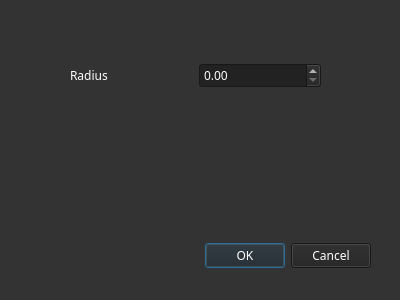
<?xml version="1.0" encoding="UTF-8"?>
<ui version="4.0">
 <class>Dialog2</class>
 <widget class="QDialog" name="Dialog2">
  <property name="geometry">
   <rect>
    <x>0</x>
    <y>0</y>
    <width>400</width>
    <height>300</height>
   </rect>
  </property>
  <property name="windowTitle">
   <string>Dialog</string>
  </property>
  <property name="styleSheet">
   <string notr="true">background: rgb(51, 51,51);
color: rgb(255, 255, 255);

font-family: century gothic;</string>
  </property>
  <widget class="QDialogButtonBox" name="buttonBox">
   <property name="geometry">
    <rect>
     <x>30</x>
     <y>240</y>
     <width>341</width>
     <height>32</height>
    </rect>
   </property>
   <property name="styleSheet">
    <string notr="true">background-color: rgb(34, 34, 34);</string>
   </property>
   <property name="orientation">
    <enum>Qt::Horizontal</enum>
   </property>
   <property name="standardButtons">
    <set>QDialogButtonBox::Cancel|QDialogButtonBox::Ok</set>
   </property>
  </widget>
  <widget class="QWidget" name="">
   <property name="geometry">
    <rect>
     <x>70</x>
     <y>60</y>
     <width>251</width>
     <height>31</height>
    </rect>
   </property>
   <layout class="QHBoxLayout" name="horizontalLayout">
    <item>
     <widget class="QLabel" name="label">
      <property name="text">
       <string>Radius</string>
      </property>
     </widget>
    </item>
    <item>
     <widget class="QDoubleSpinBox" name="radiusBox">
      <property name="styleSheet">
       <string notr="true">background-color: rgb(34, 34, 34);</string>
      </property>
     </widget>
    </item>
   </layout>
  </widget>
 </widget>
 <resources/>
 <connections>
  <connection>
   <sender>buttonBox</sender>
   <signal>accepted()</signal>
   <receiver>Dialog2</receiver>
   <slot>accept()</slot>
   <hints>
    <hint type="sourcelabel">
     <x>248</x>
     <y>254</y>
    </hint>
    <hint type="destinationlabel">
     <x>157</x>
     <y>274</y>
    </hint>
   </hints>
  </connection>
  <connection>
   <sender>buttonBox</sender>
   <signal>rejected()</signal>
   <receiver>Dialog2</receiver>
   <slot>reject()</slot>
   <hints>
    <hint type="sourcelabel">
     <x>316</x>
     <y>260</y>
    </hint>
    <hint type="destinationlabel">
     <x>286</x>
     <y>274</y>
    </hint>
   </hints>
  </connection>
 </connections>
</ui>
